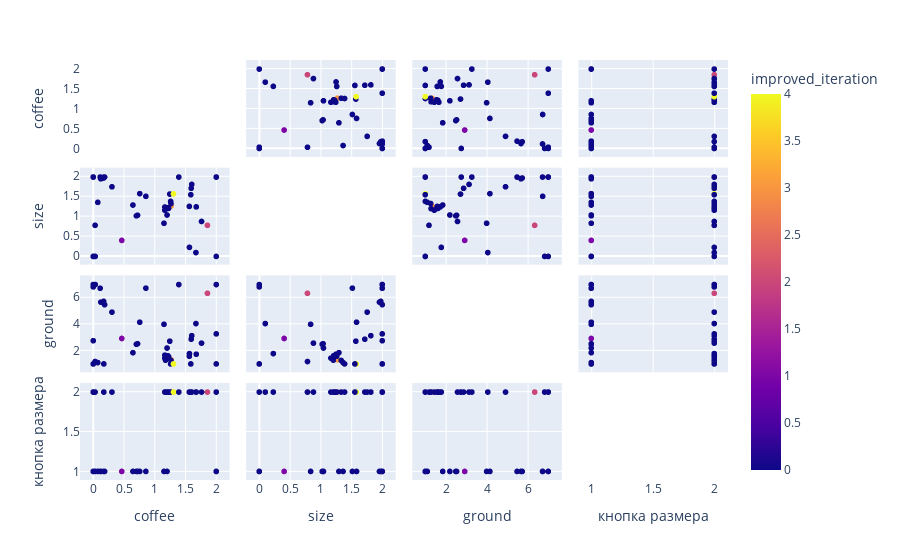

The code cell stored with this chart in its notebook:
### Code cell
import plotly.express as px

fig = px.scatter_matrix(
    steps_df,
    dimensions=steps_df.columns[:-1],
    color="improved_iteration"
)
fig.update_traces(diagonal_visible=False)
fig.show()

### Figure 1 — Plotly figure (JSON) as saved in the notebook; plotly's stock layout.template omitted (floating-point values rounded to 4 significant figures)
{"data": [{"diagonal": {"visible": false}, "dimensions": [{"axis": {"matches": true}, "label": "coffee", "values": [0.4639, 0.7011, 1.857, 1.67, 1.564, 0.8555, 1.266, 1.15, 0.1688, 0.3043, 1.264, 1.258, 1.2, 1.225, 1.214, 1.165, 1.211, 1.175, 0.1845, 1.186, 0.1234, 1.164, 1.213, 0.7197, 2.0, 0.0, 2.0, 0.0, 0.0, 0.172, 0.02989, 0.0, 0.7562, 0.1123, 0.0, 2.0, 0.03181, 1.244, 1.305, 1.675, 1.761, 1.562, 1.602, 0.07334, 1.391, 0.6455, 1.592, 1.587]}, {"axis": {"matches": true}, "label": "size", "values": [0.4042, 1.023, 0.7836, 0.09786, 0.2285, 1.514, 1.272, 0.8352, 1.976, 1.755, 1.333, 1.388, 1.044, 1.21, 1.227, 1.245, 1.211, 1.204, 2.0, 1.21, 1.955, 1.165, 1.214, 1.038, 2.0, 0.0, 2.0, 0.0, 2.0, 2.0, 0.7843, 2.0, 1.582, 2.0, 2.0, 0.0, 0.0, 1.571, 1.575, 1.249, 0.8808, 1.26, 1.815, 1.363, 2.0, 1.295, 1.717, 1.555]}, {"axis": {"matches": true}, "label": "ground", "values": [2.924, 2.489, 6.338, 4.052, 1.781, 6.727, 1.324, 3.994, 5.729, 4.916, 1.261, 1.004, 2.201, 1.554, 1.612, 1.665, 1.612, 1.283, 5.479, 1.62, 5.671, 1.44, 1.592, 2.527, 7.0, 6.823, 3.273, 1.0, 7.0, 1.0, 1.182, 2.756, 4.153, 6.722, 1.0, 1.0, 7.0, 2.72, 1.0, 1.735, 2.574, 1.582, 3.135, 1.101, 7.0, 1.852, 2.87, 1.0]}, {"axis": {"matches": true}, "label": "кнопка размера", "values": [1, 1, 2, 2, 2, 1, 2, 1, 1, 2, 2, 2, 1, 2, 2, 2, 2, 2, 1, 2, 1, 2, 2, 1, 1, 2, 2, 1, 2, 2, 2, 2, 1, 1, 1, 1, 1, 2, 2, 2, 2, 2, 2, 1, 2, 1, 2, 2]}], "hovertemplate": "%{xaxis.title.text}=%{x}<br>%{yaxis.title.text}=%{y}<br>improved_iteration=%{marker.color}<extra></extra>", "legendgroup": "", "marker": {"color": [1, 0, 2, 0, 0, 0, 3, 0, 0, 0, 0, 0, 0, 0, 0, 0, 0, 0, 0, 0, 0, 0, 0, 0, 0, 0, 0, 0, 0, 0, 0, 0, 0, 0, 0, 0, 0, 0, 4, 0, 0, 0, 0, 0, 0, 0, 0, 0], "coloraxis": "coloraxis", "symbol": "circle"}, "name": "", "showlegend": false, "type": "splom"}], "layout": {"coloraxis": {"colorbar": {"title": {"text": "improved_iteration"}}, "colorscale": [[0.0, "#0d0887"], [0.1111, "#46039f"], [0.2222, "#7201a8"], [0.3333, "#9c179e"], [0.4444, "#bd3786"], [0.5556, "#d8576b"], [0.6667, "#ed7953"], [0.7778, "#fb9f3a"], [0.8889, "#fdca26"], [1.0, "#f0f921"]]}, "dragmode": "select", "legend": {"tracegroupgap": 0}, "margin": {"t": 60}}}
